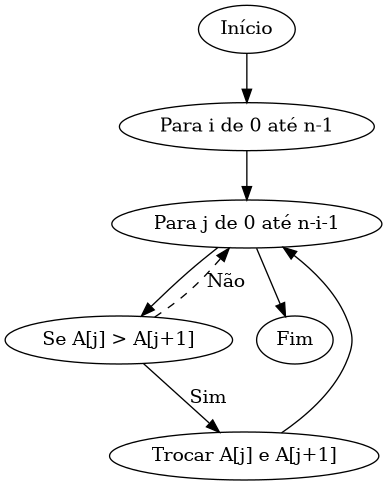

Generate this figure with Python:
from graphviz import Digraph

# Cria o gráfico
g = Digraph('BubbleSort', filename='bubble_fluxograma', format='png')
g.attr(rankdir='TB')  # Direção: Top to Bottom (cima pra baixo)

# Define os nós
g.node('A', 'Início')
g.node('B', 'Para i de 0 até n-1')
g.node('C', 'Para j de 0 até n-i-1')
g.node('D', 'Se A[j] > A[j+1]')
g.node('E', 'Trocar A[j] e A[j+1]')
g.node('F', 'Fim')

# Define as conexões (arestas)
g.edge('A', 'B')
g.edge('B', 'C')
g.edge('C', 'D')
g.edge('D', 'E', label='Sim')
g.edge('D', 'C', label='Não', style='dashed')
g.edge('E', 'C')
g.edge('C', 'F')

# Gera a imagem
g.render()
